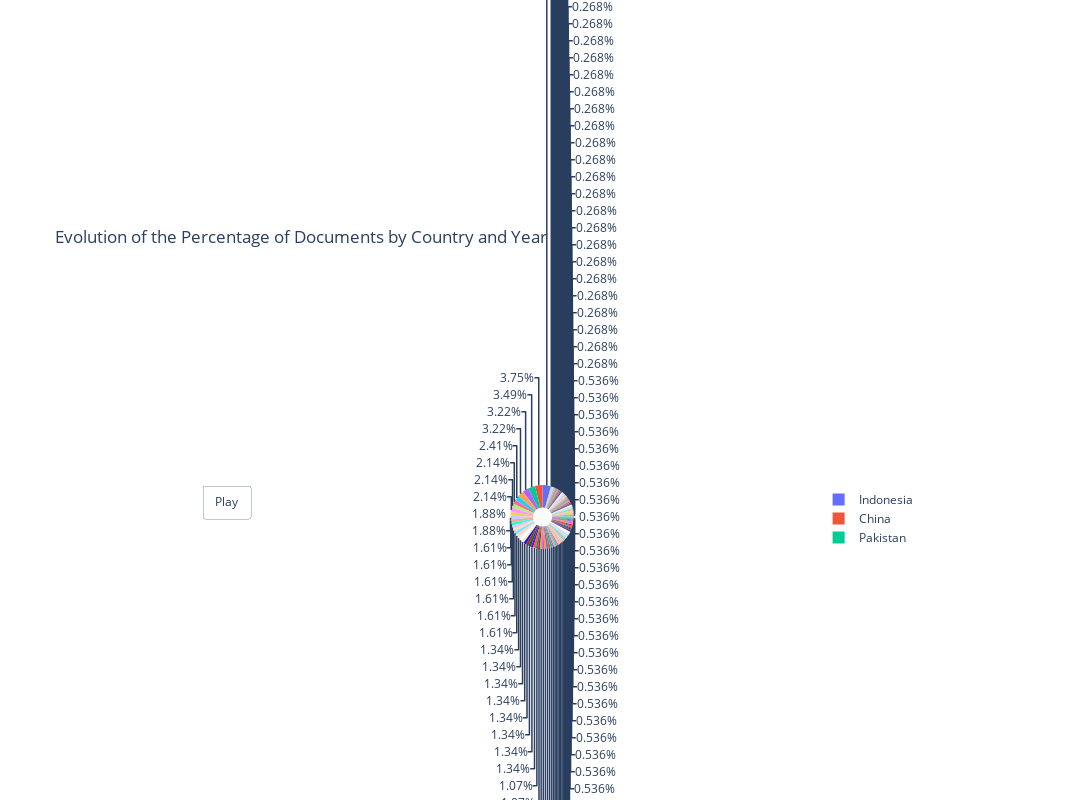

Notebook code cell kept with this figure:
### Code cell
# percentage - pi
import plotly.graph_objects as go
import pandas as pd


year_order = list(range(2010, 2025))
doc_counts['year'] = pd.Categorical(doc_counts['year'], categories=year_order, ordered=True)

# base pi-chart
first_year = year_order[0]
first_data = doc_counts[doc_counts['year'] == first_year]

fig = go.Figure(
    data=[go.Pie(labels=first_data['country'], values=first_data['percentage'], hole=0.3)],
    layout=go.Layout(
        title=f'Evolution of the Percentage of Documents by Country and Year: {first_year}',
        height=800,
        width=1200
    )
)

# animated
frames = []
for year in year_order:
    year_data = doc_counts[doc_counts['year'] == year]
    frames.append(go.Frame(
        data=[go.Pie(labels=year_data['country'], values=year_data['percentage'], hole=0.3)],
        layout=go.Layout(title=f'Evolution of the Percentage of Documents by Country and Year: {year}')
    ))

fig.frames = frames

fig.update_layout(
    updatemenus=[dict(type="buttons", showactive=False, buttons=[dict(label="Play", method="animate", args=[None, {"frame": {"duration": 500, "redraw": True}, "fromcurrent": True, "transition": {"duration": 300}}])])],
)

# setting layout
fig.update_layout(
    title='Evolution of the Percentage of Documents by Country and Year',
    height=800,
    width=1200,
    showlegend=True,
)

fig.show()

### Figure 1 — Plotly figure (JSON) as saved in the notebook; plotly's stock layout.template omitted (floating-point values rounded to 4 significant figures; data arrays with more than 128 entries replaced by an {"elided": "..."} marker saying what was removed)
{"data": [{"hole": 0.3, "labels": {"elided": "288 str values"}, "type": "pie", "values": {"elided": "288 float values"}}], "layout": {"height": 800, "showlegend": true, "title": {"text": "Evolution of the Percentage of Documents by Country and Year"}, "updatemenus": [{"buttons": [{"args": [null, {"frame": {"duration": 500, "redraw": true}, "fromcurrent": true, "transition": {"duration": 300}}], "label": "Play", "method": "animate"}], "showactive": false, "type": "buttons"}], "width": 1200}}
